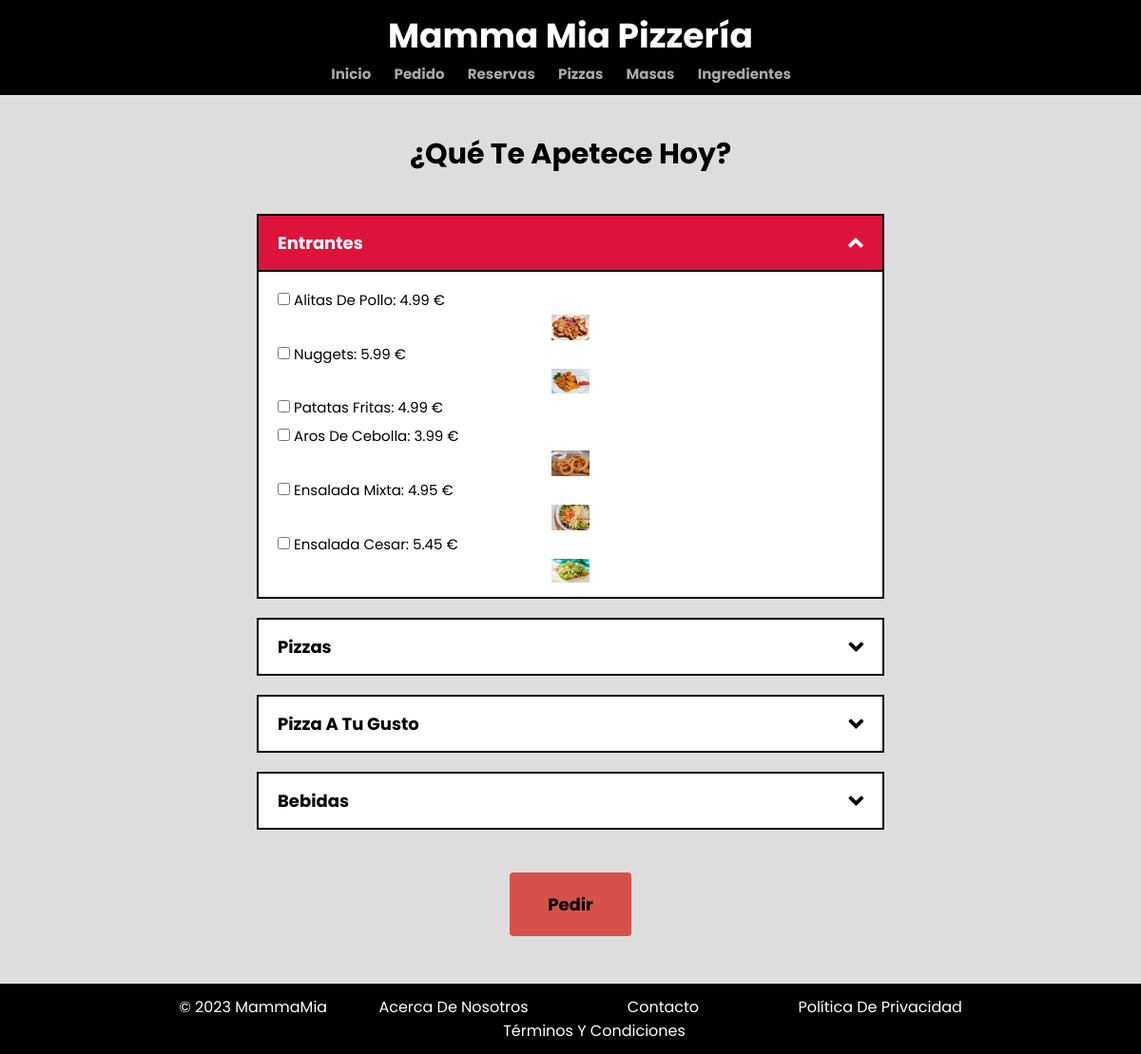
Page /appMammaMia/pedido/ on the committed database.
### appMammaMia/models.py (models this page shows, shortened)
class Entrante(models.Model):
    nombre = models.CharField(max_length=100)
    precio = models.DecimalField(max_digits=6, decimal_places=2)
    descripcion = models.TextField()
    imagen = models.ImageField()

### appMammaMia/views.py (the view)
# urls.py: path('pedido/', views.pedido, name='pedido'),
def pedido(request):
    bebidas = get_list_or_404(Bebida)
    entrantes = get_list_or_404(Entrante)
    masas = Masas.objects.all()
    ingredientes = Ingrediente.objects.all()
    pizzas = get_list_or_404(Pizza.objects.all())
    pedido = Pedido.objects.all()
    datosCliente = DatosCliente.objects.all()
    context = {'lista_pizzas': pizzas,
               'lista_pizzasTugusto': pedido,
               'lista_entrantes': entrantes,
               'lista_bebidas': bebidas,
               'lista_masas': masas,
               'lista_ingredientes': ingredientes,
               'lista_clientes': datosCliente,
               }
    return render(request, 'pedido.html', context)

### appMammaMia/templates/pedido.html (shortened to what this page needs)
{% extends "base.html" %}
{% block extrastyle %}
    {% load static %}
    <link rel="stylesheet" href="https://cdnjs.cloudflare.com/ajax/libs/font-awesome/5.15.4/css/all.min.css">
    <link rel="stylesheet" href="{% static 'stylePedido.css' %}">
{% endblock %}
{% block contenido %}
    <div class="container">
        <h2 class="heading">¿Qué te apetece hoy?</h2>
        <div class="accordion-container">
            <div class="accordion active">
                <div class="accordion-heading">
                    <h3>Entrantes</h3>
                    <i class="fas fa-angle-down"></i>
                </div>
                <label class="accordion-content">
                    {% for entrante in lista_entrantes %}
                            <input type="checkbox" name="entrantes_checkbox" id="entrantes_checkbox_{{ entrante.id }}" value="{{ entrante.id }}">
                            {{ entrante.nombre }}: {{ entrante.precio }} €
                            <div id="container-imagen">
                                <img src="{% static entrante.imagen.name %}" alt="">
                            </div>
                    {% endfor %}
                </label>
            </div>
            <div class="accordion">
                <div class="accordion-heading">
                    <h3>Pizzas</h3>
                    <i class="fas fa-angle-down"></i>
                </div>
            </div>
            <div class="accordion">
                <div class="accordion-heading">
                    <h3>Pizza a tu gusto</h3>
                    <i class="fas fa-angle-down"></i>
                </div>
            </div>
            <div class="accordion">
                <div class="accordion-heading">
                    <h3>Bebidas</h3>
                    <i class="fas fa-angle-down"></i>
                </div id="container-imagen">
            </div>
        </div>
    </div>
    <br>
    <div class="container-boton">
        <button type="submit" id="enviar" class="boton-pedir" >Pedir</button>
    </div>
{% endblock %}

### appMammaMia/static/style.css (style rules this page uses)
* { margin: 0; padding: 0; font-family: 'Poppins', sans-serif; box-sizing: border-box; outline: none; border:none; text-decoration: none; }

### appMammaMia/static/stylePedido.css (style rules this page uses)
h2 { color: black; margin-top: 20px; display: flex; justify-content: center; }
* { font-family: 'Poppins', sans-serif; margin:0; padding:0; box-sizing: border-box; text-transform: capitalize; outline: none; border:none; text-decoration: none; }
body { background: #ddd; }
.container { margin:20px auto; max-width: 700px; }
.container .heading { text-align: center; font-size: 30px; padding:20px; margin-bottom: 20px; }
.container .accordion-container { padding:0 20px; }
.container .accordion-container .accordion { margin-bottom: 20px; cursor: pointer; }
.container .accordion-container .accordion.active .accordion-heading { background: crimson; }
.container .accordion-container .accordion.active .accordion-heading h3 { color:#fff; }
.container .accordion-container .accordion.active .accordion-heading i { color:#fff; transform: rotate(180deg); transition: transform .2s 0.1s; }
.container .accordion-container .accordion.active .accordion-content { display: block; }
.container .accordion-container .accordion .accordion-heading { display: flex; align-items: center; justify-content: space-between; gap:10px; background: #fff; border:2px solid #000; padding:15px 20px; }
.container .accordion-container .accordion .accordion-heading h3 { font-size: 18px;; }
.container .accordion-container .accordion .accordion-heading i { font-size: 25px;; }
.container .accordion-container .accordion .accordion-content { padding:15px 20px; border:2px solid #000; font-size: 15px; background: #fff; border-top: 0; display: none; animation: animate 0.25s linear backwards; line-height: 2; transform-origin: top; }
.container-boton { display: flex; justify-content: center; align-items: center; }
.boton-pedir { font-size: 18px; font-weight: bold; padding: 20px 40px; background-color: rgb(214, 81, 74); cursor: pointer; border-radius: 4px; }
input { border: 1px solid black; }
#container-imagen img { display: inline-block; width: 40px; height: auto; max-width: 100%; display: block; margin: 0 auto; }

### rows in the picture
Entrante: nombre "Alitas De Pollo", precio "4.99", imagen (picture)
Entrante: nombre "Nuggets", precio "5.99", imagen (picture)
Entrante: nombre "Patatas Fritas", precio "4.99"
Entrante: nombre "Aros De Cebolla", precio "3.99", imagen (picture)
Entrante: nombre "Ensalada Mixta", precio "4.95", imagen (picture)
Entrante: nombre "Ensalada Cesar", precio "5.45", imagen (picture)
